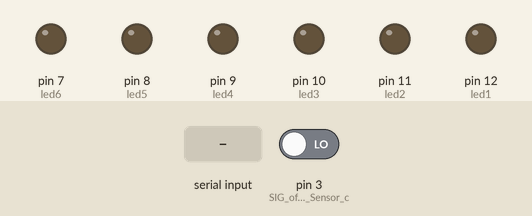
Bench run of a sketch on a simulated Arduino Uno, built with avr-gcc and run on an emulated ATmega328P. Shown: output pins drawn as LEDs (lit = HIGH). Dashed ring = blinking. Inputs (shaded band) come from the test bench; at power-on: pin 3 (SIG_of_the_Sound_Sensor_c) LOW. Random numbers use the default seed unless the sketch sets one; what the sketch prints to the serial monitor is not drawn.

Above: at 1.2 s.
1.3 s: pin 3 (SIG_of_the_Sound_Sensor_c) driven HIGH
At 1.37 s:
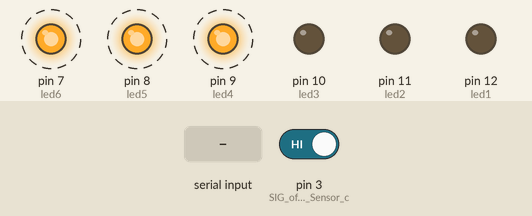
At 1.97 s:
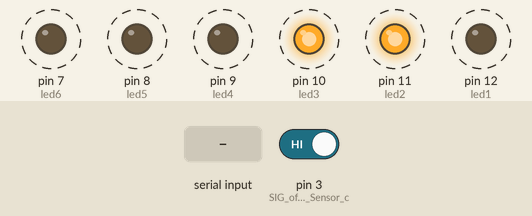
4.3 s: "2H" received over Serial
At 5.53 s:
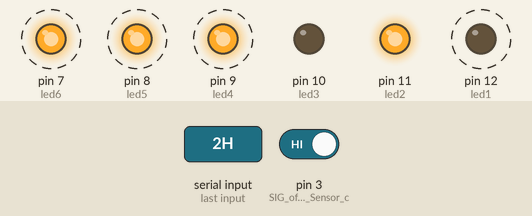
7.3 s: "1H" received over Serial
At 8.49 s:
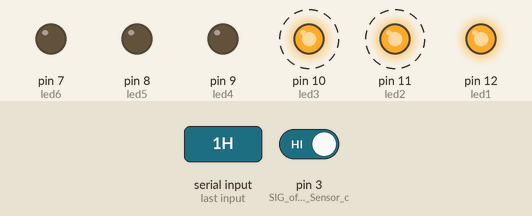
10.3 s: "3H" received over Serial
13.3 s: "4H" received over Serial
16.3 s: "2H" received over Serial
Timing chart, 0 to 35.1 s (numbered marks = the images above; inputs shaded):
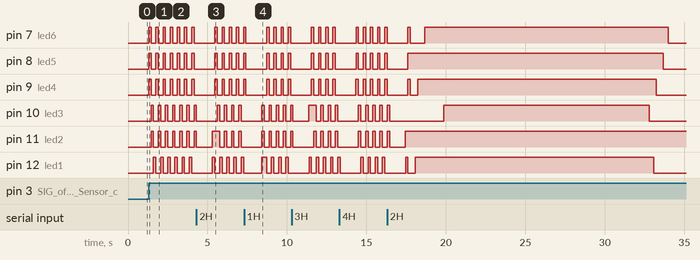

Measured:
- after the input at 1.3 s, pin 7 (led6), pin 8 (led5), pin 9 (led4): alternates HIGH for 0.15 s and LOW for 0.30 s, starting at once; pin 10 (led3), pin 11 (led2): alternates HIGH for 0.15 s and LOW for 0.30 s, starting after 0.15 s; pin 12 (led1): alternates HIGH for 0.15 s and LOW for 0.30 s, starting after 0.30 s

The sketch:

Arduino_integrated_testing.ino
```cpp
int led1 = 12;      //Initialize led pins.
int led2 = 11;
int led3 = 10;
int led4 = 9;
int led5 = 8;
int led6 = 7;

char mode='s';

String fullStr, subStr;   // for receiving data.

long randNumber; // for randomFlash pattern

int patternNumber = 1;

int bpp = 100; // beats per pattern

int i = 1;
int plot=0;

long beatCount=0;   // counts how many times the lights were lit

boolean soundstate;

unsigned long previousMillis = 0;        // will store last time LED was updated
const long interval = 200;           // interval at which to blink (milliseconds)

int del = 150;


void setup()
{

  pinMode(led1,OUTPUT);
  pinMode(led2,OUTPUT);
  pinMode(led3,OUTPUT);
  pinMode(led4,OUTPUT);
  pinMode(led5,OUTPUT);
  pinMode(led6,OUTPUT);

  Serial.begin(9600);
  pinMode(3,INPUT); //SIG of the Sound Sensor connected to Digital Pin 3

}

void loop()
{
    switch(mode)
    {
        case 'm':

              break;

        case 's':

              patternMixer();

              break;
    }


  if(Serial.available())
  {
    fullStr = Serial.readString();

    while((fullStr.length() >= 2))                // If received more than one command.
    {
        subStr = fullStr.substring(0,2);          // get only the 1st 2 characters(Eg: "1H").
       // Serial.println("sub string: "+subStr);
        ledControl(subStr);                       // call ledControl function with current command.
        fullStr.remove(0,2);                      // remove 1st 2 characters from the full string.

    }
  }

}


void patternMixer()
{
    //Serial.println(plot);

    if(beatCount <= bpp)   // change pattern every 20 beats
    {
       Serial.println("pat 1");
       pattern1();
    }
    else if(beatCount <= (bpp*2))
    {
      Serial.println("pat 2");
      pattern2();
    }
    else if(beatCount <= (bpp*3))
    {
      Serial.println("pat 3");
      pattern3();
    }
    else if(beatCount <= (bpp*4))
    {
      Serial.println("pat 4");
      pattern4();
    }
    else if(beatCount <= (bpp*5))
    {
      Serial.println("pat 5");
      pattern5();
    }
    else if(beatCount > (bpp*5))
    {
      beatCount = 0;
    }

}

void ledControl(String str)
{

  if(str.equals("1H"))
  {
    digitalWrite(led1,HIGH);
  }
  else if(str.equals("2H"))
  {
    digitalWrite(led2,HIGH);
  }
  else if(str.equals("3H"))
  {
    digitalWrite(led3,HIGH);
  }
    else if(str.equals("4H"))
  {
    digitalWrite(led4,HIGH);
  }
  else if(str.equals("5H"))
  {
    digitalWrite(led5,HIGH);
  }
    else if(str.equals("6H"))
  {
    mode='s';
                                  // edited!!!!!!!!
  }

  else if(str.equals("1L"))
  {
    digitalWrite(led1,LOW);
  }
  else if(str.equals("2L"))
  {
    digitalWrite(led2,LOW);
  }
  else if(str.equals("3L"))
  {
    digitalWrite(led3,LOW);
  }
    else if(str.equals("4L"))
  {
    digitalWrite(led4,LOW);
  }
  else if(str.equals("5L"))
  {
    digitalWrite(led5,LOW);
  }
    else if(str.equals("6L"))
  {
    digitalWrite(led6,LOW);
  }

  delay(10);
}


void pattern1()        //------------ Pattern 1 - Up sweep ---------------//
{

  soundstate = digitalRead(3);

  if (soundstate == 1)
  {
    plot = 1;
    beatCount++;    // increase beat count

    switch(i)
    {
        case 1:

          digitalWrite(led4, HIGH);
          digitalWrite(led5, HIGH);
          digitalWrite(led6, HIGH);
          delay(del);
          digitalWrite(led4, LOW);
          digitalWrite(led5, LOW);
          digitalWrite(led6, LOW);

            i++;
             break;

        case 2:

          digitalWrite(led2, HIGH);
          digitalWrite(led3, HIGH);
          delay(del);
          digitalWrite(led2, LOW);
          digitalWrite(led3, LOW);

            i++;
             break;

        case 3:

          digitalWrite(led1, HIGH);
          delay(del);
          digitalWrite(led1, LOW);
          i++;
             break;

        default:
            i = 1;
    }
  }
  else
  {
    plot=0;
    allOff();
  }
}


void pattern2()        //------------ Pattern 2 - Random flash ---------------//
{

  soundstate = digitalRead(3);

  if (soundstate == 1)
  {

    plot = 1;
    beatCount++;    // increase beat count

    randNumber = random(7,13); // generate random number between 7 & 12 inclusive
    digitalWrite(randNumber, HIGH);
    delay(del);

  }
  else
  {
    plot=0;
    allOff();
  }
}


void pattern3() //------------ Pattern 3 - Random flash inverse ---------------//
{

  soundstate = digitalRead(3);

  if (soundstate == 1)
  {

    plot = 1;
    beatCount++;    // increase beat count

    randNumber = random(7,13); // generate random number between 7 & 12 inclusive
    digitalWrite(randNumber, LOW);
    delay(del);

  }
  else
  {
    plot=0;
    allOn();
  }
}


void pattern4()     //----------------- Pattern 4 - Strobe ----------------//
{

  soundstate = digitalRead(3);

  if(soundstate == 1)
  {
    beatCount++;    // increase beat count
    allOn();
    delay(del + 50);

  }
  else
  {

    allOff();

  }

}

void pattern5()        //------------ Pattern 5 - edges ---------------//
{

  soundstate = digitalRead(3);

  if (soundstate == 1)
  {
    plot = 1;
    beatCount++;    // increase beat count

    switch(i)
    {
        case 1:

          digitalWrite(led4, HIGH);
          digitalWrite(led5, HIGH);
          digitalWrite(led6, HIGH);
          delay(del);
          digitalWrite(led4, LOW);
          digitalWrite(led5, LOW);
          digitalWrite(led6, LOW);

            i++;
             break;

        case 2:

          digitalWrite(led4, HIGH);
          digitalWrite(led2, HIGH);
          digitalWrite(led1, HIGH);
          delay(del);
          digitalWrite(led4, LOW);
          digitalWrite(led2, LOW);
          digitalWrite(led1, LOW);


            i++;
             break;

        case 3:

          digitalWrite(led1, HIGH);
          digitalWrite(led3, HIGH);
          digitalWrite(led6, HIGH);
          delay(del);
          digitalWrite(led1, LOW);
          digitalWrite(led3, LOW);
          digitalWrite(led6, LOW);

          i++;
             break;

        default:
            i = 1;
    }
  }
  else
  {
    plot=0;
    allOff();
  }
}


void allOff()
{
      digitalWrite(led1, LOW);
      digitalWrite(led2, LOW);
      digitalWrite(led3, LOW);
      digitalWrite(led4, LOW);
      digitalWrite(led5, LOW);
      digitalWrite(led6, LOW);
}


void allOn()
{
      digitalWrite(led1, HIGH);
      digitalWrite(led2, HIGH);
      digitalWrite(led3, HIGH);
      digitalWrite(led4, HIGH);
      digitalWrite(led5, HIGH);
      digitalWrite(led6, HIGH);
}
```
